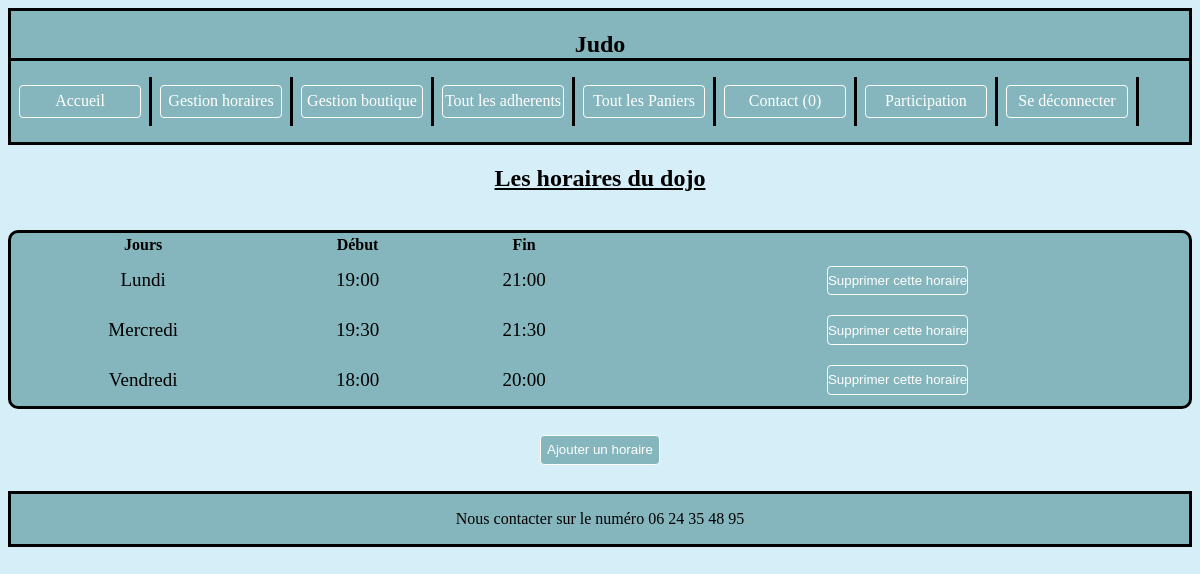
Screenshot of /index.php?controleur=admin&action=gestionHoraire (signed in) with the database file from the repository.
### tables this page shows
CREATE TABLE `Horaire` (
  `idH` tinyint(2) NOT NULL,
  `heureDeb` varchar(5) NOT NULL,
  `heureFin` varchar(5) NOT NULL,
  `jour` varchar(8) NOT NULL,
  PRIMARY KEY (`idH`)
);

### Modeles/BdPdo.php (called while the page is built)
<?php
class BdPdo
{   private $connexion;
    public function __construct()
    {
        try{
            $this->connexion=new PDO('mysql:host=localhost;dbname=bdjudo','adherent','mdpdadherent');
            $this->connexion->query("SET CHARACTER SET utf8");
        }
        catch (PDOException $erreur){
            echo "Erreur de connexion à la base de données ".$erreur->getMessage();
        }
    }
    protected function getConnexion() {
        return $this->connexion;
    }
}

### Modeles/Admin.php (called while the page is built, shortened)
<?php
class Admin extends BdPdo{
    public function getLesHoraires(){
        $req = "Select * from Horaire;";
        $lesResultats = $this->getConnexion()->query($req);
        $leTableauDesResultats = $lesResultats->fetchAll();
        return $leTableauDesResultats;
    }
}

### Vues/gestionHoraire.php (the view)
<h2>Les horaires du dojo</h2>
<div><br/>
    <table class="table">
        <thead>
            <tr style="border: 3px solid #000000">
                <th>Jours</th>
                <th>Début</th>
                <th>Fin</th>
            </tr>
        </thead>
        <tbody>
            <?php foreach($lesHoraires as $unHoraire){ ?>
            <tr style="text-align: center;">
                <td class="case"><?php echo $unHoraire['jour']; ?></td>
                <td class="case"><?php echo $unHoraire['heureDeb']; ?></td>
                <td class="case"><?php echo $unHoraire['heureFin'];?></td>
                <td><a href="index.php?controleur=admin&action=verifPourSupprHoraire&horaire=<?php echo $unHoraire['idH'];?>"><button type="button">Supprimer cette horaire</button></a></td>
            </tr>
            <?php } ?>
        </tbody>
    </table><br/>
    <div align="center">
        <a href="index.php?controleur=admin&action=pageAddHoraire"><button type="button">Ajouter un horaire</button></a>
    </div><br/>
</div>

### css/style.css (style rules this page uses)
body { background-color: #d6eef8; }
button { display: relative; min-width: 120px; margin: 0.5rem; padding: 0.4rem 0; text-align: center; background-color: #85B6BD; color: #fff; text-decoration: none; border: 1px solid #fff; border-radius: 4px; cursor: pointer; transition: all 0.5s ease; }
h2 { text-align: center; text-decoration: underline; }
.table td { text-align: center; }
table { width: 100%; height: 18%; border: 3px solid #000000; border-radius: 10px; background-color: #85B6BD; }
.case { transition: 0.1s; font-size: 19px; margin: 200px; border-radius: 10px; }

### rows the page displays
horaire: jour "Lundi", heureDeb "19:00", heureFin "21:00"
horaire: jour "Mercredi", heureDeb "19:30", heureFin "21:30"
horaire: jour "Vendredi", heureDeb "18:00", heureFin "20:00"
